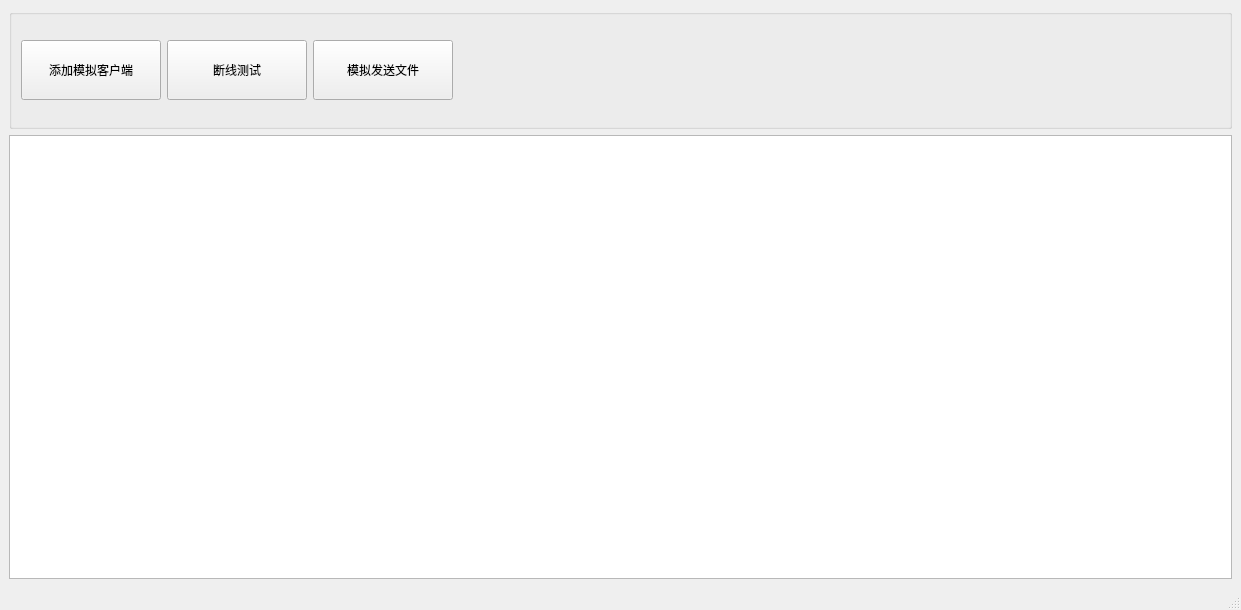
<?xml version="1.0" encoding="UTF-8"?>
<ui version="4.0">
 <class>MainWindow</class>
 <widget class="QMainWindow" name="MainWindow">
  <property name="geometry">
   <rect>
    <x>0</x>
    <y>0</y>
    <width>1241</width>
    <height>610</height>
   </rect>
  </property>
  <property name="windowTitle">
   <string>MainWindow</string>
  </property>
  <widget class="QWidget" name="centralwidget">
   <layout class="QVBoxLayout" name="verticalLayout">
    <item>
     <widget class="QGroupBox" name="groupBox">
      <property name="sizePolicy">
       <sizepolicy hsizetype="Expanding" vsizetype="Fixed">
        <horstretch>0</horstretch>
        <verstretch>0</verstretch>
       </sizepolicy>
      </property>
      <property name="minimumSize">
       <size>
        <width>0</width>
        <height>120</height>
       </size>
      </property>
      <property name="maximumSize">
       <size>
        <width>16777215</width>
        <height>120</height>
       </size>
      </property>
      <property name="title">
       <string/>
      </property>
      <layout class="QHBoxLayout" name="horizontalLayout">
       <item>
        <widget class="QPushButton" name="add_client">
         <property name="sizePolicy">
          <sizepolicy hsizetype="Fixed" vsizetype="Fixed">
           <horstretch>0</horstretch>
           <verstretch>0</verstretch>
          </sizepolicy>
         </property>
         <property name="minimumSize">
          <size>
           <width>140</width>
           <height>60</height>
          </size>
         </property>
         <property name="maximumSize">
          <size>
           <width>140</width>
           <height>60</height>
          </size>
         </property>
         <property name="text">
          <string>添加模拟客户端</string>
         </property>
        </widget>
       </item>
       <item>
        <widget class="QPushButton" name="disconnect_client">
         <property name="sizePolicy">
          <sizepolicy hsizetype="Fixed" vsizetype="Fixed">
           <horstretch>0</horstretch>
           <verstretch>0</verstretch>
          </sizepolicy>
         </property>
         <property name="minimumSize">
          <size>
           <width>140</width>
           <height>60</height>
          </size>
         </property>
         <property name="maximumSize">
          <size>
           <width>140</width>
           <height>60</height>
          </size>
         </property>
         <property name="text">
          <string>断线测试</string>
         </property>
        </widget>
       </item>
       <item>
        <widget class="QPushButton" name="send_file">
         <property name="sizePolicy">
          <sizepolicy hsizetype="Fixed" vsizetype="Fixed">
           <horstretch>0</horstretch>
           <verstretch>0</verstretch>
          </sizepolicy>
         </property>
         <property name="minimumSize">
          <size>
           <width>140</width>
           <height>60</height>
          </size>
         </property>
         <property name="maximumSize">
          <size>
           <width>140</width>
           <height>60</height>
          </size>
         </property>
         <property name="text">
          <string>模拟发送文件</string>
         </property>
        </widget>
       </item>
       <item>
        <spacer name="horizontalSpacer">
         <property name="orientation">
          <enum>Qt::Horizontal</enum>
         </property>
         <property name="sizeHint" stdset="0">
          <size>
           <width>1054</width>
           <height>20</height>
          </size>
         </property>
        </spacer>
       </item>
      </layout>
     </widget>
    </item>
    <item>
     <widget class="QTextBrowser" name="log_browser">
      <property name="font">
       <font>
        <family>微软雅黑</family>
        <pointsize>14</pointsize>
       </font>
      </property>
     </widget>
    </item>
   </layout>
  </widget>
  <widget class="QMenuBar" name="menubar">
   <property name="geometry">
    <rect>
     <x>0</x>
     <y>0</y>
     <width>1241</width>
     <height>23</height>
    </rect>
   </property>
  </widget>
  <widget class="QStatusBar" name="statusbar"/>
 </widget>
 <resources/>
 <connections/>
</ui>
